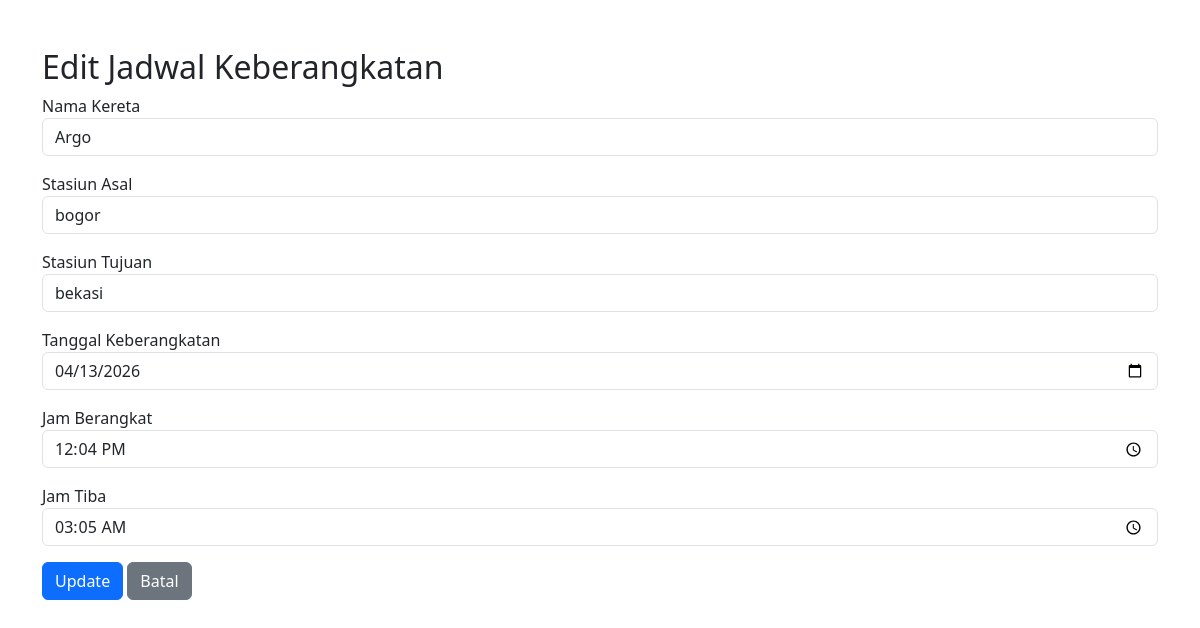
Screenshot of /edit_jadwal.php?id=2 with the database file from the repository.
### tables this page shows
CREATE TABLE `jadwal` (
  `id_jadwal` int NOT NULL,
  `id_kereta` int NOT NULL,
  `asal` varchar(100) NOT NULL,
  `tujuan` varchar(100) NOT NULL,
  `tgl_berangkat` date NOT NULL,
  `waktu_berangkat` time NOT NULL,
  `waktu_tiba` time NOT NULL,
  `harga` int NOT NULL
);

CREATE TABLE `kereta` (
  `id_kereta` int NOT NULL,
  `nama_kereta` varchar(100) NOT NULL,
  `jenis` enum('bisnis','ekonomi','eksekutif') NOT NULL,
  `kapasitas` int NOT NULL
);

### edit_jadwal.php (the view, shortened to what this page needs)
<?php
include 'koneksi.php';
$id_jadwal = $_GET['id'];
$query = mysqli_query($conn, "SELECT * FROM jadwal WHERE id_jadwal = '$id_jadwal'");
$data = mysqli_fetch_assoc($query);
$kereta = mysqli_query($conn, "SELECT * FROM kereta");
?>
<!DOCTYPE html>
<html>
<head>
    <link href="https://cdn.jsdelivr.net/npm/bootstrap@5.3.0/dist/css/bootstrap.min.css" rel="stylesheet">
</head>
<body>
<div class="container mt-5">
    <h2>Edit Jadwal Keberangkatan</h2>
    <form method="POST" action="">
        <div class="mb-3">
            <label>Nama Kereta</label>
            <select name="id_kereta" class="form-control" required>
                <?php while ($row = mysqli_fetch_assoc($kereta)) : ?>
                    <option value="<?= $row['id_kereta'] ?>" <?= $row['id_kereta'] == $data['id_kereta'] ? 'selected' : '' ?>>
                        <?= $row['nama_kereta'] ?>
                    </option>
                <?php endwhile; ?>
            </select>
        </div>
        <div class="mb-3">
            <label>Stasiun Asal</label>
            <input type="text" name="asal" class="form-control" value="<?= $data['asal'] ?>" required>
        </div>
        <div class="mb-3">
            <label>Stasiun Tujuan</label>
            <input type="text" name="tujuan" class="form-control" value="<?= $data['tujuan'] ?>" required>
        </div>
        <div class="mb-3">
            <label>Tanggal Keberangkatan</label>
            <input type="date" name="tgl_berangkat" class="form-control" value="<?= $data['tgl_berangkat'] ?>" required>
        </div>
        <div class="mb-3">
            <label>Jam Berangkat</label>
            <input type="time" name="waktu_berangkat" class="form-control" value="<?= $data['waktu_berangkat'] ?>" required>
        </div>
        <div class="mb-3">
            <label>Jam Tiba</label>
            <input type="time" name="waktu_tiba" class="form-control" value="<?= $data['waktu_tiba'] ?>" required>
        </div>
        <button type="submit" class="btn btn-primary">Update</button>
        <a href="kelola_jadwal.php" class="btn btn-secondary">Batal</a>
    </form>
</div>
</body>
</html>

### rows the page displays
jadwal: id_kereta "Argo", asal "bogor", tujuan "bekasi", tgl_berangkat "04/13/2026", waktu_berangkat "12:04:00", waktu_tiba "03:05:00"
